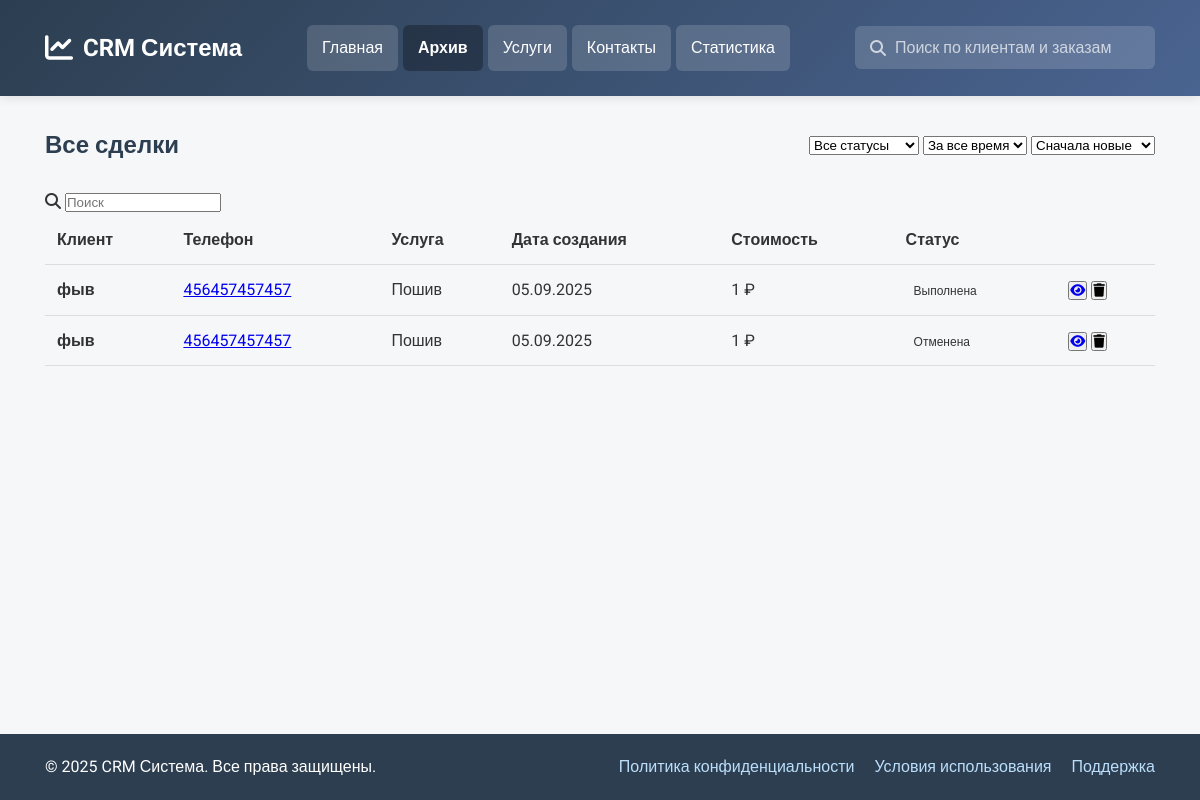
The page /crm/closed/ on the database as committed earlier.
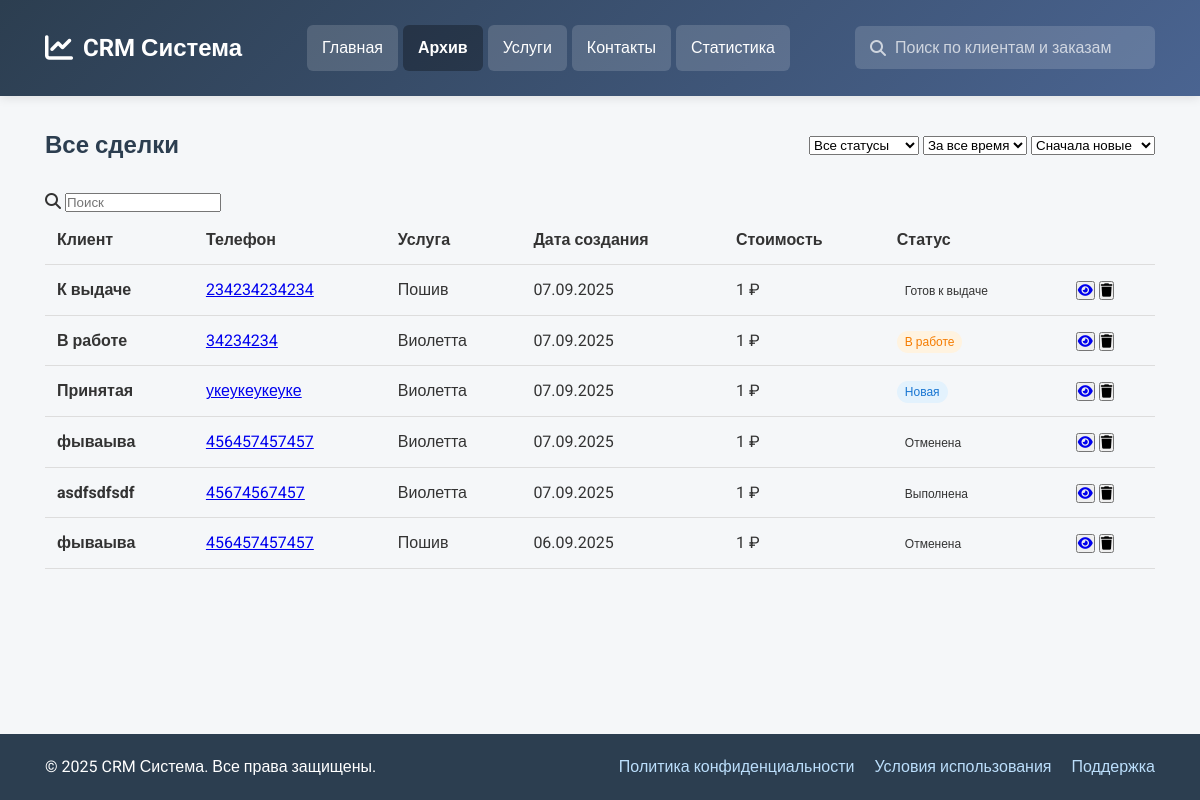
The same page on the database as committed later.
### deals/models.py (models this page shows, shortened)
class Deal(models.Model):
    STATUS_CHOICES = [
        ("new", "Принята"),
        ("in_progress", "В работе"),
        ("ready", "Готов к выдаче"),
        ("successful", "Успешная"),
        ("closed", "Закрытая"),
    ]
    client = models.ForeignKey(
        "clients.Client",
        on_delete=models.CASCADE,
        verbose_name="Клиент",
        related_name="deals",
    )
    services = models.ManyToManyField(
        "price.Service",  # Используем строковую ссылку
        through="DealService",
        verbose_name="Услуги",
    )
    description = models.TextField(blank=True, verbose_name="Описание")
    status = models.CharField(
        max_length=20, choices=STATUS_CHOICES, default="new", verbose_name="Статус"
    )
    start_date = models.DateTimeField(verbose_name="Дата начала")
    end_date = models.DateTimeField(verbose_name="Дата окончания")
    created_at = models.DateTimeField(auto_now_add=True, verbose_name="Дата создания")
    updated_at = models.DateTimeField(auto_now=True, verbose_name="Дата обновления")
    class Meta:
        verbose_name = "Сделка"
        verbose_name_plural = "Сделки"
        ordering = ["-created_at"]
    @property
    def total_price(self):
        return self.dealservice_set.aggregate(total=Sum("price"))["total"] or 0
    def prices(self):
        services = self.dealservice_set.values_list("service__name", flat=True)
        return ", ".join(services)

### clients/models.py (models this page shows, shortened)
class Client(models.Model):
    name = models.CharField(max_length=200, verbose_name="ФИО клиента")
    phone = models.CharField(max_length=20, verbose_name="Телефон")
    email = models.EmailField(blank=True, null=True, verbose_name="Email")
    notes = models.TextField(blank=True, verbose_name="Заметки")
    created_at = models.DateTimeField(auto_now_add=True, verbose_name="Дата создания")
    class Meta:
        verbose_name = "Клиент"
        verbose_name_plural = "Клиенты"
        ordering = ["name"]

### deals/views.py (the view, shortened to what this page needs)
# urls.py: path("closed/", all_deals, name="closed_deals"),
def all_deals(request):
    deals = Deal.objects.select_related("client").all()
    status_filter = request.GET.get("status", "all")
    if status_filter != "all":
        deals = deals.filter(status=status_filter)
    date_filter = request.GET.get("date", "all")
    sort_by = request.GET.get("sort", "newest")
    if sort_by == "oldest":
        deals = deals.order_by("created_at")
    elif sort_by == "price_high":
        deals = deals.order_by("-price")
    elif sort_by == "price_low":
        deals = deals.order_by("price")
    else:  # newest по умолчанию
        deals = deals.order_by("-created_at")
    search_query = request.GET.get("search", "")
    if search_query:
        deals = deals.filter(
            Q(client__name__icontains=search_query)
            | Q(client__phone__icontains=search_query)
            | Q(services__icontains=search_query)
        )
    paginator = Paginator(deals, 25)  # 25 сделок на страницу
    page_number = request.GET.get("page")
    page_obj = paginator.get_page(page_number)
    context = {
        "deals": page_obj,
        "status_filter": status_filter,
        "date_filter": date_filter,
        "sort_by": sort_by,
        "search_query": search_query,
    }
    return render(request, "closed.html", context)

### templates/closed.html (shortened to what the changed rows need)
<!DOCTYPE html>
<html lang="ru">
<head>
    {% load static %}
    <link rel="stylesheet" href="https://cdnjs.cloudflare.com/ajax/libs/font-awesome/6.4.0/css/all.min.css">
    <link rel="stylesheet" href="{% static 'css/styles.css' %}">
</head>
<body>
    <main>
        <section id="all-deals" class="section active">
            <div class="container">
                <div class="dashboard-header">
                    <h1 class="dashboard-title">Все сделки</h1>
                </div>
                <div class="deals-table-container">
                    <table class="deals-table">
                        <thead>
                            <tr>
                                <th>Клиент</th>
                                <th>Телефон</th>
                                <th>Услуга</th>
                                <th>Дата создания</th>
                                <th>Стоимость</th>
                                <th>Статус</th>
                                <th></th>
                            </tr>
                        </thead>
                        <tbody>
                            {% for deal in deals %}
                            <tr class="deal-row" data-id="{{ deal.id }}" data-status="{{ deal.status }}">
                                <td>
                                    <div class="client-info">
                                        <strong>{{ deal.client.name }}</strong>
                                    </div>
                                </td>
                                <td>
                                    <a href="tel:{{ deal.client.phone }}" class="phone-link">
                                        {{ deal.client.phone }}
                                    </a>
                                </td>
                                <td>{{ deal.prices }}</td>
                                <td>{{ deal.created_at|date:"d.m.Y" }}</td>
                                <td class="price">{{ deal.total_price }} ₽</td>
                                <td>
                                    <span class="status-badge
                                        {% if deal.status == 'new' %}status-new
                                        {% elif deal.status == 'in_progress' %}status-in-progress
                                        {% elif deal.status == 'completed' %}status-completed
                                        {% elif deal.status == 'cancelled' %}status-cancelled
                                        {% endif %}">
                                        {% if deal.status == 'new' %}Новая
                                        {% elif deal.status == 'in_progress' %}В работе
                                        {% elif deal.status == 'ready' %}Готов к выдаче
                                        {% elif deal.status == 'successful' %}Выполнена
                                        {% elif deal.status == 'closed' %}Отменена
                                        {% endif %}
                                    </span>
                                </td>
                                <td>
                                    <div class="action-buttons">
                                        <button><a href="{% url 'deal_detail' deal.id %}" class="btn-view" title="Просмотреть">
                                            <i class="fas fa-eye"></i>
                                        </a></button>
                                        <form action="{% url 'delete_deal' deal.id %}" method="post" style="display: inline;">
                                            <button type="submit" class="btn-delete" title="Удалить"
                                                    onclick="return confirm('Вы уверены, что хотите удалить эту сделку?')">
                                                <i class="fas fa-trash"></i>
                                            </button>
                                        </form>
                                    </div>
                                </td>
                            </tr>
                            {% endfor %}
                        </tbody>
                    </table>
                </div>
            </div>
        </section>
    </main>
</body>
</html>

Rows that differ between the two databases and show on the page:
removed Deal: client.name "фыв", client.phone "456457457457", prices "Пошив", created_at "05.09.2025", total_price "1", status "Выполнена"
removed Deal: client.name "фыв", client.phone "456457457457", prices "Пошив", created_at "05.09.2025", total_price "1", status "Отменена"
added Deal: client.name "К выдаче", client.phone "234234234234", prices "Пошив", created_at "07.09.2025", total_price "1", status "Готов к выдаче"
added Deal: client.name "В работе", client.phone "34234234", prices "Виолетта", created_at "07.09.2025", total_price "1", status "В работе"
added Deal: client.name "Принятая", client.phone "укеукеукеуке", prices "Виолетта", created_at "07.09.2025", total_price "1", status "Новая"
added Deal: client.name "фываыва", client.phone "456457457457", prices "Виолетта", created_at "07.09.2025", total_price "1", status "Отменена"
added Deal: client.name "asdfsdfsdf", client.phone "45674567457", prices "Виолетта", created_at "07.09.2025", total_price "1", status "Выполнена"
added Deal: client.name "фываыва", client.phone "456457457457", prices "Пошив", created_at "06.09.2025", total_price "1", status "Отменена"
